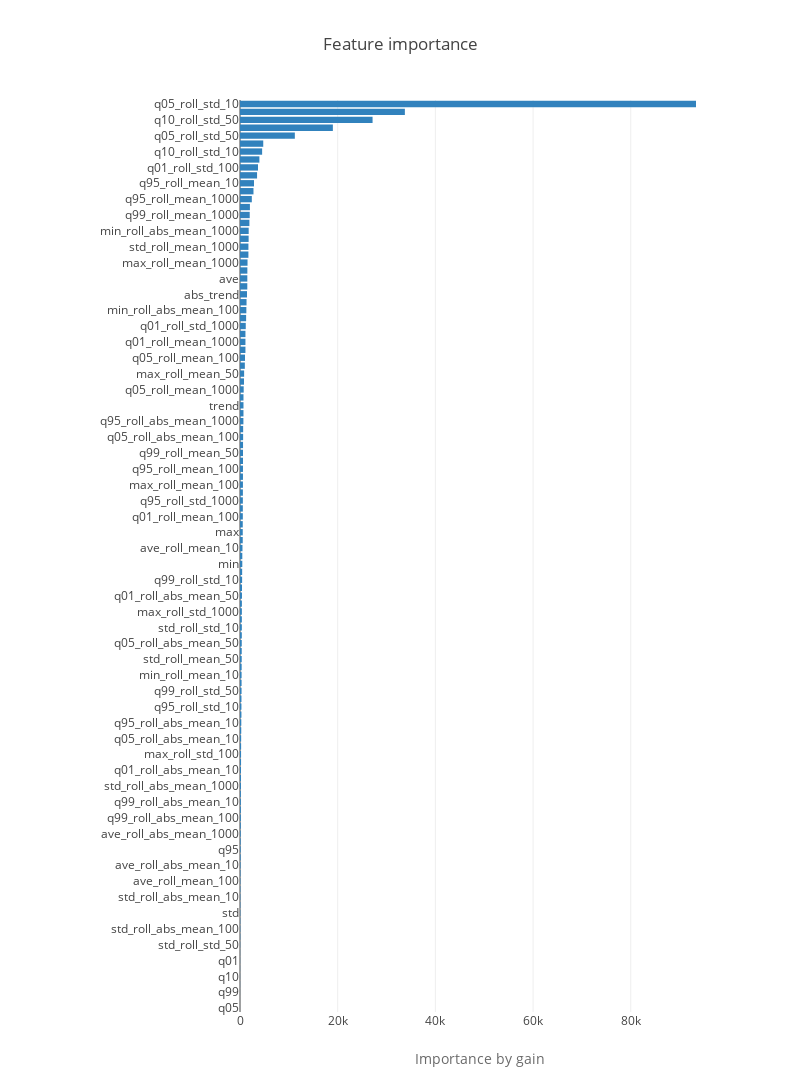

This figure's notebook cell:
### Markdown cell above
Now let's have a look at the <b>feature importance</b>:

### Code cell
def plot_feature_importance(features, target, columns):
    folds = KFold(num_folds, shuffle=True, random_state=2019)
    importance_frame = pd.DataFrame()
    for (train_index, valid_index) in folds.split(features, target):
        reg = lgb.LGBMRegressor(**best_params)
        reg.fit(features[train_index], target[train_index],
                early_stopping_rounds=100, verbose=False,
                eval_set=[(features[train_index], target[train_index]),
                          (features[valid_index], target[valid_index])])
        fold_importance = pd.DataFrame()
        fold_importance["feature"] = columns
        fold_importance["gain"] = reg.booster_.feature_importance(importance_type='gain')
        #fold_importance["split"] = reg.booster_.feature_importance(importance_type='split')
        importance_frame = pd.concat([importance_frame, fold_importance], axis=0)
        
    mean_importance = importance_frame.groupby('feature').mean().reset_index()
    mean_importance.sort_values(by='gain', ascending=True, inplace=True)
    trace = go.Bar(y=mean_importance.feature, x=mean_importance.gain,
                   orientation='h', marker=dict(color='rgb(49,130,189)'))

    layout = go.Layout(
        title='Feature importance', height=1200, width=800,
        showlegend=False,
        xaxis=dict(
            title='Importance by gain',
            titlefont=dict(size=14, color='rgb(107, 107, 107)'),
            domain=[0.25, 1]
        ),
    )

    fig = go.Figure(data=[trace], layout=layout)
    iplot(fig)
    
plot_feature_importance(X_train.values, target, X_train.columns)

### Figure 1 — Plotly figure (JSON) as saved in the notebook; plotly's stock layout.template omitted (floating-point values rounded to 4 significant figures)
{"data": [{"marker": {"color": "rgb(49,130,189)"}, "orientation": "h", "type": "bar", "uid": "90da45bf-b49c-41ff-bb40-c6dfd15f0683", "x": [4.013, 4.409, 11.99, 20.24, 21.22, 25.08, 25.9, 27.36, 40.57, 60.43, 62.59, 62.98, 75.64, 75.98, 80.53, 81.33, 85.33, 102.1, 111.8, 136.8, 138.0, 138.0, 148.7, 163.9, 172.7, 177.4, 177.5, 179.2, 196.7, 200.8, 203.2, 214.9, 218.1, 230.1, 236.1, 254.8, 263.8, 292.9, 293.7, 298.8, 319.4, 322.8, 325.7, 340.0, 353.6, 354.4, 358.6, 372.3, 375.9, 381.5, 381.9, 386.9, 404.3, 408.7, 435.1, 441.7, 470.8, 472.1, 506.7, 560.1, 563.9, 564.5, 579.4, 580.4, 585.6, 591.8, 599.5, 605.0, 608.6, 614.8, 615.8, 622.6, 638.7, 645.1, 698.1, 710.7, 711.4, 713.3, 754.9, 823.8, 846.0, 990.1, 1022.0, 1113.0, 1113.0, 1116.0, 1180.0, 1253.0, 1301.0, 1339.0, 1430.0, 1495.0, 1499.0, 1507.0, 1542.0, 1721.0, 1723.0, 1767.0, 1779.0, 1926.0, 1991.0, 2029.0, 2419.0, 2760.0, 2867.0, 3494.0, 3688.0, 3972.0, 4531.0, 4760.0, 11230.0, 19010.0, 27140.0, 33750.0, 93360.0], "y": ["q05", "q90", "q99", "std_roll_std_100", "q10", "ave_roll_abs_mean_100", "q01", "ave_roll_std_100", "std_roll_std_50", "std_roll_std_1000", "std_roll_abs_mean_100", "ave_roll_std_50", "std", "std_roll_abs_mean_50", "std_roll_abs_mean_10", "ave_roll_abs_mean_50", "ave_roll_mean_100", "ave_roll_std_10", "ave_roll_abs_mean_10", "ave_roll_std_1000", "q95", "abs_std", "ave_roll_abs_mean_1000", "q95_roll_std_50", "q99_roll_abs_mean_100", "q05_roll_mean_10", "q99_roll_abs_mean_10", "ave_roll_mean_50", "std_roll_abs_mean_1000", "q99_roll_abs_mean_50", "q01_roll_abs_mean_10", "max_roll_std_50", "max_roll_std_100", "min_roll_abs_mean_10", "q05_roll_abs_mean_10", "std_roll_mean_10", "q95_roll_abs_mean_10", "max_roll_std_10", "q95_roll_std_10", "q99_roll_std_100", "q99_roll_std_50", "ave_roll_mean_1000", "min_roll_mean_10", "abs_mean", "std_roll_mean_50", "q95_roll_abs_mean_50", "q05_roll_abs_mean_50", "max_roll_abs_mean_50", "std_roll_std_10", "q95_roll_std_100", "max_roll_std_1000", "max_roll_abs_mean_1000", "q01_roll_abs_mean_50", "q95_roll_abs_mean_100", "q99_roll_std_10", "q99_roll_mean_10", "min", "q99_roll_abs_mean_1000", "ave_roll_mean_10", "q01_roll_mean_50", "max", "std_roll_mean_100", "q01_roll_mean_100", "max_roll_abs_mean_10", "q95_roll_std_1000", "q99_roll_mean_100", "max_roll_mean_100", "q01_roll_mean_10", "q95_roll_mean_100", "q05_roll_mean_50", "q99_roll_mean_50", "q95_roll_mean_50", "q05_roll_abs_mean_100", "min_roll_mean_100", "q95_roll_abs_mean_1000", "q99_roll_std_1000", "trend", "min_roll_abs_mean_50", "q05_roll_mean_1000", "max_roll_abs_mean_100", "max_roll_mean_50", "abs_max", "q05_roll_mean_100", "q01_roll_abs_mean_100", "q01_roll_mean_1000", "max_roll_mean_10", "q01_roll_std_1000", "min_roll_mean_50", "min_roll_abs_mean_100", "min_roll_mean_1000", "abs_trend", "q05_roll_abs_mean_1000", "ave", "min_roll_std_1000", "max_roll_mean_1000", "q01_roll_abs_mean_1000", "std_roll_mean_1000", "min_roll_std_10", "min_roll_abs_mean_1000", "min_roll_std_100", "q99_roll_mean_1000", "min_roll_std_50", "q95_roll_mean_1000", "q01_roll_std_50", "q95_roll_mean_10", "q05_roll_std_100", "q01_roll_std_100", "q05_roll_std_1000", "q10_roll_std_10", "q01_roll_std_10", "q05_roll_std_50", "q10_roll_std_1000", "q10_roll_std_50", "q10_roll_std_100", "q05_roll_std_10"]}], "layout": {"height": 1200, "showlegend": false, "title": {"text": "Feature importance"}, "width": 800, "xaxis": {"domain": [0.25, 1], "title": {"font": {"color": "rgb(107, 107, 107)", "size": 14}, "text": "Importance by gain"}}}}
